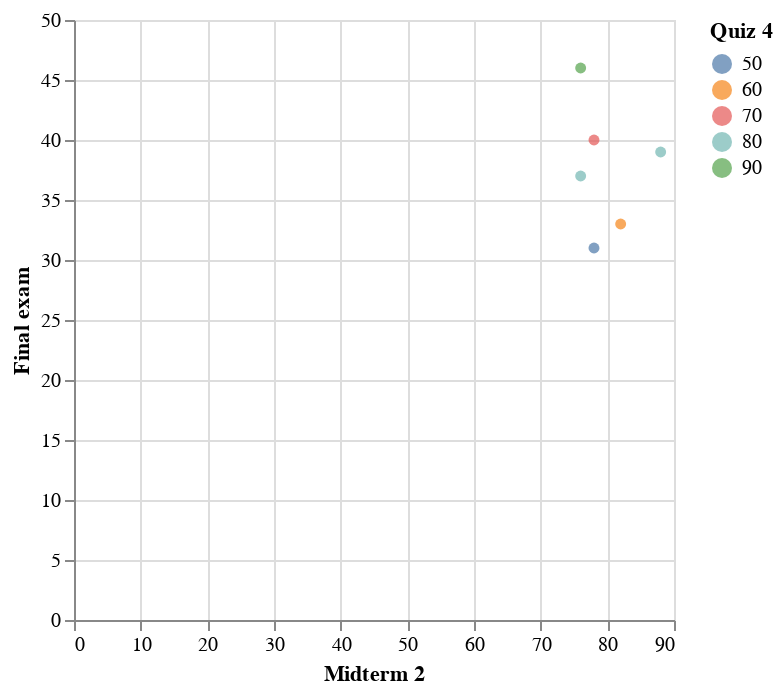

The notebook cell saved with this chart:
### Markdown cell above
* Add a tooltip with "Student_id" so that you can find the student id of the corresponding student.

Your code for this question will also be used at the end of this worksheet.

### Code cell
alt.Chart(df_sub).mark_circle().encode(x = "Midterm 2", y = "Final exam", color="Quiz 4:N", tooltip="Student_id")

### Figure 1 — Vega-Lite specification as saved in the notebook (floating-point values rounded to 4 significant figures)
{"config": {"view": {"continuousWidth": 300, "continuousHeight": 300}}, "data": {"name": "data-0b454ce08ddce97cfd46440b4bc6290a"}, "mark": {"type": "circle"}, "encoding": {"color": {"field": "Quiz 4", "type": "nominal"}, "tooltip": {"field": "Student_id", "type": "quantitative"}, "x": {"field": "Midterm 2", "type": "quantitative"}, "y": {"field": "Final exam", "type": "quantitative"}}, "$schema": "https://vega.github.io/schema/vega-lite/v5.20.1.json", "datasets": {"data-0b454ce08ddce97cfd46440b4bc6290a": [{"Student_id": 93619, "Quiz 1": 0, "Quiz 2": 40, "Midterm 1": 68, "Quiz 3": 100, "Quiz 4": 80, "Midterm 2": 88, "Quiz 5": 80, "Final exam": 39, "Webwork": 43, "Total": "F"}, {"Student_id": 63723, "Quiz 1": 0, "Quiz 2": 70, "Midterm 1": 60, "Quiz 3": 0, "Quiz 4": 90, "Midterm 2": 76, "Quiz 5": 60, "Final exam": 46, "Webwork": 32, "Total": "F"}, {"Student_id": 70693, "Quiz 1": 80, "Quiz 2": 70, "Midterm 1": 64, "Quiz 3": 100, "Quiz 4": 80, "Midterm 2": 76, "Quiz 5": 30, "Final exam": 37, "Webwork": 46, "Total": "F"}, {"Student_id": 93643, "Quiz 1": 60, "Quiz 2": 40, "Midterm 1": 50, "Quiz 3": 60, "Quiz 4": 50, "Midterm 2": 78, "Quiz 5": 70, "Final exam": 31, "Webwork": 91, "Total": "F"}, {"Student_id": 81308, "Quiz 1": 80, "Quiz 2": 50, "Midterm 1": 52, "Quiz 3": 80, "Quiz 4": 70, "Midterm 2": 78, "Quiz 5": 0, "Final exam": 40, "Webwork": 74, "Total": "F"}, {"Student_id": 93904, "Quiz 1": 100, "Quiz 2": 30, "Midterm 1": 46, "Quiz 3": 0, "Quiz 4": 60, "Midterm 2": 82, "Quiz 5": 0, "Final exam": 33, "Webwork": 27, "Total": "F"}]}}
